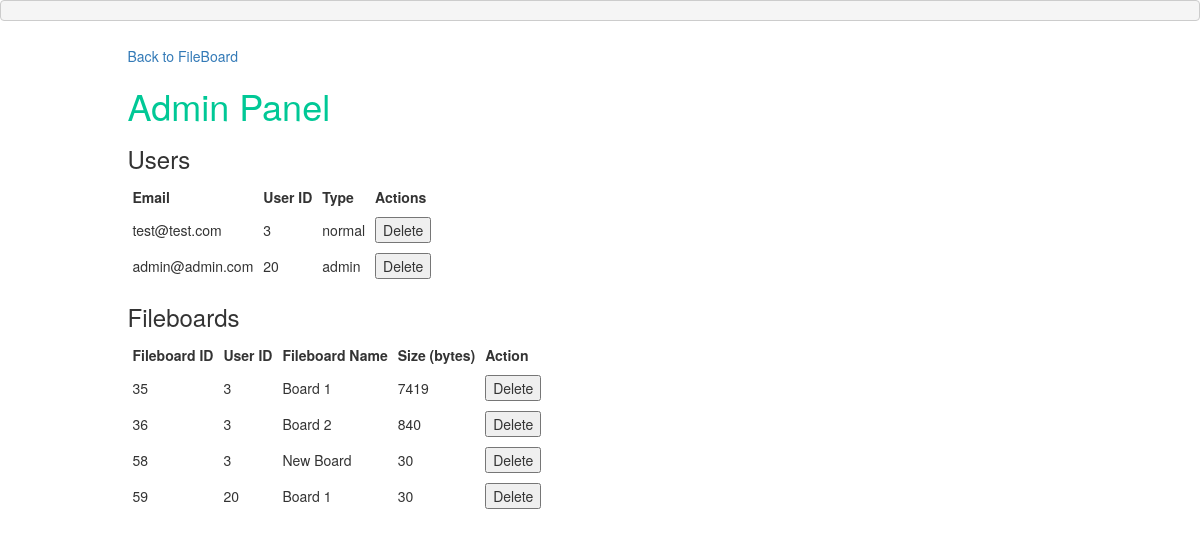
Before: /admin.php (signed in) with the older database file.
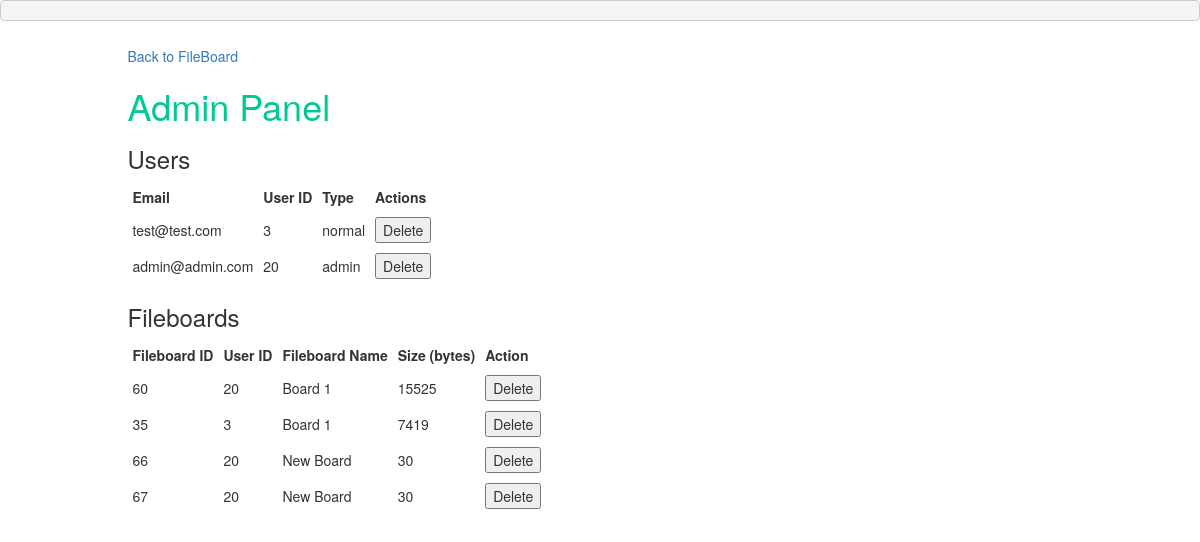
After: the same page with the newer database file.
### tables this page shows
CREATE TABLE `users` (
  `userid` int(10) UNSIGNED NOT NULL,
  `email` varchar(50) NOT NULL,
  `password` varchar(100) NOT NULL,
  `type` enum('normal','admin') NOT NULL DEFAULT 'normal'
);

CREATE TABLE `fileboards` (
  `id` int(10) UNSIGNED NOT NULL,
  `userid` int(10) UNSIGNED NOT NULL,
  `name` varchar(100) NOT NULL DEFAULT 'Unnamed',
  `data` mediumblob NOT NULL
);

### admin.php (the view, shortened to what this page needs)
<?php
require_once 'database.php';
$users = $conn->prepare("SELECT userid, email, type FROM `users`");
$users->execute();
$fileboards = $conn->prepare("SELECT id, userid, name, LENGTH(data) FROM `fileboards` ORDER BY LENGTH(data) DESC");
$fileboards->execute();
?>
<!DOCTYPE html>
<html>
    <head>
        <link rel="stylesheet" href="https://maxcdn.bootstrapcdn.com/bootstrap/3.3.7/css/bootstrap.min.css">
        <link rel="stylesheet" href="admin_style.css">
    </head>
    <body>
        <pre><?php  ?></pre>
        <div class="container">
            <div class="row">
                <div class="col-sm-1">
                </div>
                <div class="col-sm-10">
                    <div id="go-back">
                        <a href=".">Back to FileBoard</a>
                    </div>
                    <h1>Admin Panel</h1>
                    <h3>Users</h3>
                    <form action="<?php echo htmlspecialchars($_SERVER['PHP_SELF']); ?>" method="post">
                        <table id="user-table">
                            <tbody>
                                <tr>
                                    <th>Email</th>
                                    <th>User ID</th>
                                    <th>Type</th>
                                    <th>Actions</th>
                                </tr>
                                <?php
                                while ($row = $users->fetch(PDO::FETCH_ASSOC)) {
                                    echo "<tr>";
                                    echo "<td>" . $row["email"] . "</td>";
                                    echo "<td>" . $row["userid"] . "</td>";
                                    echo "<td>" . $row["type"] . "</td>";
                                    echo "<td><button name='deleteUser' value=" . $row["userid"] . ">Delete</button></td>";
                                    echo "</tr>";
                                }
                                ?>
                            </tbody>
                        </table>
                    </form>
                    <h3>Fileboards</h3>
                    <form action="<?php echo htmlspecialchars($_SERVER['PHP_SELF']); ?>" method="post">
                        <table id="fileboard-table">
                            <tbody>
                                <tr>
                                    <th>Fileboard ID</th>
                                    <th>User ID</th>
                                    <th>Fileboard Name</th>
                                    <th>Size (bytes)</th>
                                    <th>Action</th>
                                </tr>
                                <?php
                                while ($row = $fileboards->fetch(PDO::FETCH_ASSOC)) {
                                    echo "<tr>";
                                    echo "<td>" . $row["id"] . "</td>";
                                    echo "<td>" . $row["userid"] . "</td>";
                                    echo "<td>" . $row["name"] . "</td>";
                                    echo "<td>" . $row["LENGTH(data)"] . "</td>";
                                    echo "<td><button name='deleteFileboard' value=" . $row["id"] . ">Delete</button></td>";
                                    echo "</tr>";
                                }
                                ?>
                            </tbody>
                        </table>
                    </form>
                </div>
                <div class="col-sm-1">
                </div>
            </div>
        </div>
    </body>
</html>

### admin_style.css (style rules this page uses)
h1 { color: rgb(0,200,150); }
td, th { padding: 5px; }
#go-back { margin: 15px 0px 15px 0px; }

Changed rows visible on the page:
removed fileboards: id "36", userid "3", name "Board 2", LENGTH "840"
removed fileboards: id "58", userid "3", name "New Board", LENGTH "30"
removed fileboards: id "59", userid "20", name "Board 1", LENGTH "30"
added fileboards: id "60", userid "20", name "Board 1", LENGTH "15525"
added fileboards: id "66", userid "20", name "New Board", LENGTH "30"
added fileboards: id "67", userid "20", name "New Board", LENGTH "30"
